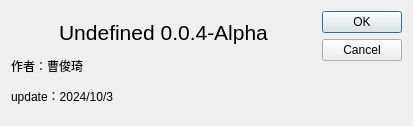
<?xml version="1.0" encoding="UTF-8"?>
<ui version="4.0">
 <class>a1</class>
 <widget class="QDialog" name="a1">
  <property name="geometry">
   <rect>
    <x>0</x>
    <y>0</y>
    <width>413</width>
    <height>126</height>
   </rect>
  </property>
  <property name="windowTitle">
   <string>About</string>
  </property>
  <layout class="QGridLayout" name="gridLayout">
   <item row="0" column="0">
    <widget class="QLabel" name="label">
     <property name="text">
      <string>&lt;html&gt;&lt;head/&gt;&lt;body&gt;&lt;p align=&quot;center&quot;&gt;&lt;span style=&quot; font-size:16pt;&quot;&gt;Undefined 0.0.4-Alpha&lt;/span&gt;&lt;/p&gt;&lt;p align=&quot;justify&quot;&gt;作者：曹俊琦&lt;/p&gt;&lt;p align=&quot;justify&quot;&gt;update：2024/10/3&lt;/p&gt;&lt;/body&gt;&lt;/html&gt;</string>
     </property>
    </widget>
   </item>
   <item row="0" column="1">
    <widget class="QDialogButtonBox" name="buttonBox">
     <property name="orientation">
      <enum>Qt::Orientation::Vertical</enum>
     </property>
     <property name="standardButtons">
      <set>QDialogButtonBox::StandardButton::Cancel|QDialogButtonBox::StandardButton::Ok</set>
     </property>
    </widget>
   </item>
  </layout>
 </widget>
 <resources/>
 <connections>
  <connection>
   <sender>buttonBox</sender>
   <signal>accepted()</signal>
   <receiver>a1</receiver>
   <slot>accept()</slot>
   <hints>
    <hint type="sourcelabel">
     <x>248</x>
     <y>254</y>
    </hint>
    <hint type="destinationlabel">
     <x>157</x>
     <y>274</y>
    </hint>
   </hints>
  </connection>
  <connection>
   <sender>buttonBox</sender>
   <signal>rejected()</signal>
   <receiver>a1</receiver>
   <slot>reject()</slot>
   <hints>
    <hint type="sourcelabel">
     <x>316</x>
     <y>260</y>
    </hint>
    <hint type="destinationlabel">
     <x>286</x>
     <y>274</y>
    </hint>
   </hints>
  </connection>
 </connections>
</ui>
